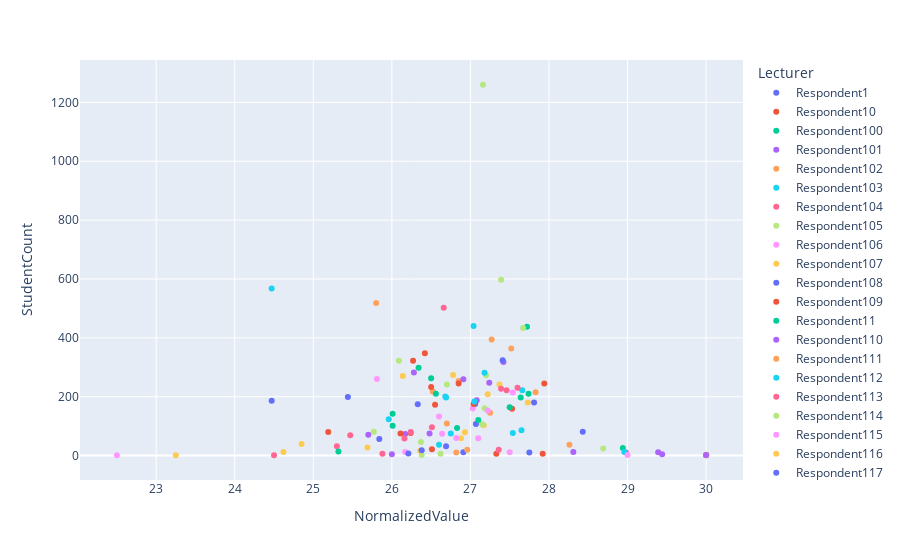

The code cell stored with this chart in its notebook:
### Code cell
#scatter plot
fig = px.scatter(df10, y="StudentCount", x="NormalizedValue", color="Lecturer")
fig.show()
